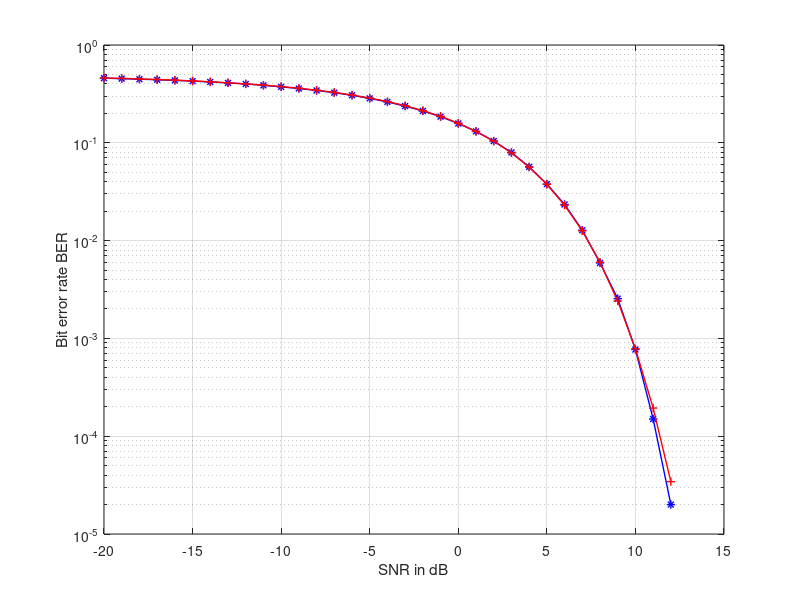

Here is the MATLAB script that generated this plot: (Note: this script raises an error after producing the figure.)
clc;
clear all;
close all;
SNRdB= -20:1:12;
SNR= 10.^(SNRdB/10);
N=10^5;
x= randsrc(1,N, [0,1]);
X_BPSK= 1- 2*x;
n= randn(1,N);
for k=1:length(SNR)
    y=(sqrt(SNR(k)) *X_BPSK)+n;
    noisy_bits=y.*X_BPSK;
    indices_corrupted= find((noisy_bits)<0);
    Num_of_corrupted(k)= length(find(indices_corrupted));
end
ber= Num_of_corrupted/N;
figure;
practical=semilogy(SNRdB, ber, 'b*-','LineWidth',1);
hold on;
theoretical=qfunc(sqrt(SNR));
theo=semilogy(SNRdB,theoretical,'r+-','linewidth',1);
xlabel('SNR in dB');
ylabel('Bit error rate BER');
hold off;
grid on;
datacursormode on;
